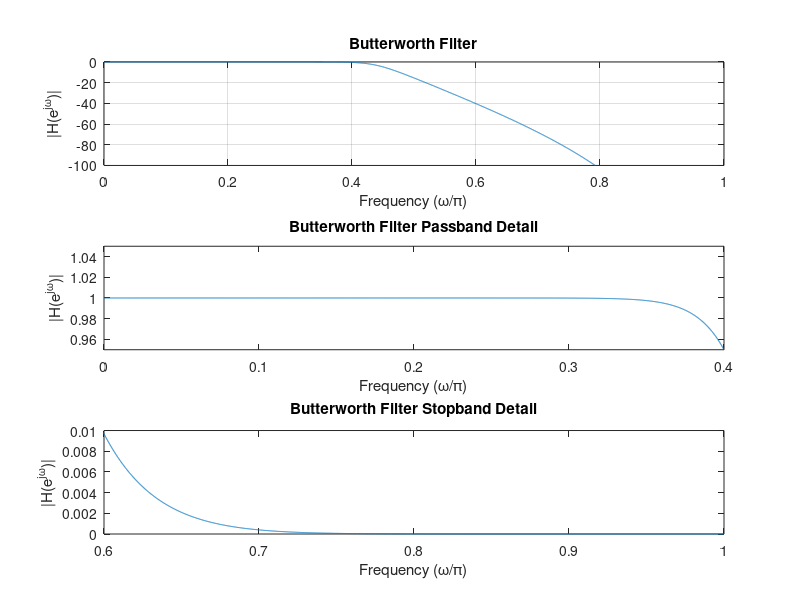
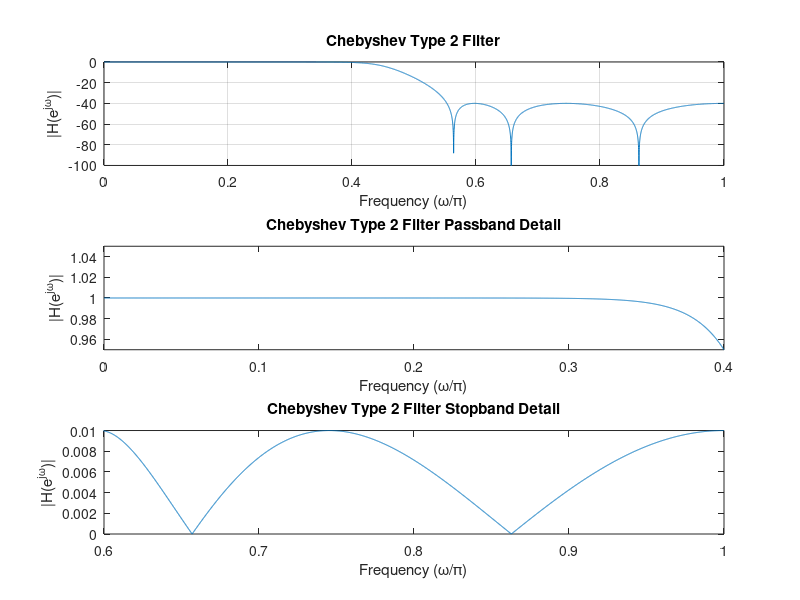

Here is the MATLAB script that generated these plots, in order:
Omegap = 0.4;
Omegas = 0.6;
delta1 = 0.05;
delta2 = 0.01;
Rp = -20*log10(1-delta1);
Rs = -20*log10(delta2);
[Nb,Wnb] = buttord(Omegap,Omegas,Rp,Rs)
[bb,ab] = butter(Nb,Wnb);

[Hb,Omega] = freqz(bb,ab,8192);
figure(1)
subplot(311)
plot(Omega/pi,20*log10(abs(Hb)))
axis([0 1 -100 0]);
xlabel('Frequency (\omega/\pi)')
ylabel('|H(e^{j\omega})|')
title('Butterworth Filter')
grid
subplot(312)
plot(Omega/pi,abs(Hb))
axis([0 Omegap 1-delta1 1+delta1])
xlabel('Frequency (\omega/\pi)')
ylabel('|H(e^{j\omega})|')
title('Butterworth Filter Passband Detail')
subplot(313)
plot(Omega/pi,abs(Hb))
axis([Omegas 1 0 delta2])
xlabel('Frequency (\omega/\pi)')
ylabel('|H(e^{j\omega})|')
title('Butterworth Filter Stopband Detail')

[Nc,Wnc] = cheb2ord(Omegap,Omegas,Rp,Rs)
[bc,ac] = cheby2(Nc,Rs,Wnc);
[Hc,Omega] = freqz(bc,ac,8192);
figure(2)
clf
subplot(311)
plot(Omega/pi,20*log10(abs(Hc)))
xlabel('Frequency (\omega/\pi)')
ylabel('|H(e^{j\omega})|')
title('Chebyshev Type 2 Filter')
axis([0 1 -100 0])
grid
subplot(312)
plot(Omega/pi,abs(Hc))
axis([0 Omegap 1-delta1 1+delta1])
xlabel('Frequency (\omega/\pi)')
ylabel('|H(e^{j\omega})|')
title('Chebyshev Type 2 Filter Passband Detail')
subplot(313)
plot(Omega/pi,abs(Hc))
axis([Omegas 1 0 delta2])
xlabel('Frequency (\omega/\pi)')
ylabel('|H(e^{j\omega})|')
title('Chebyshev Type 2 Filter Stopband Detail')
